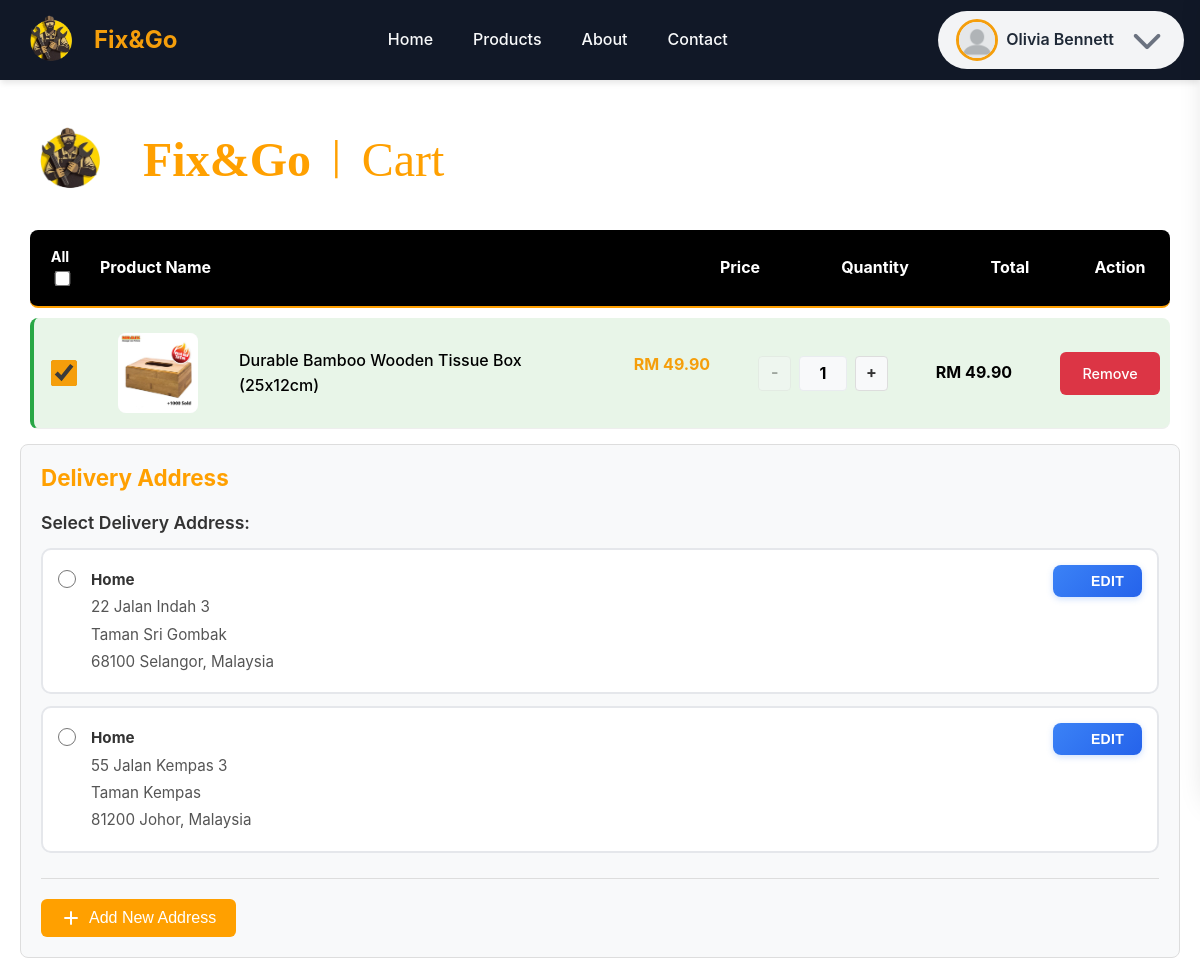
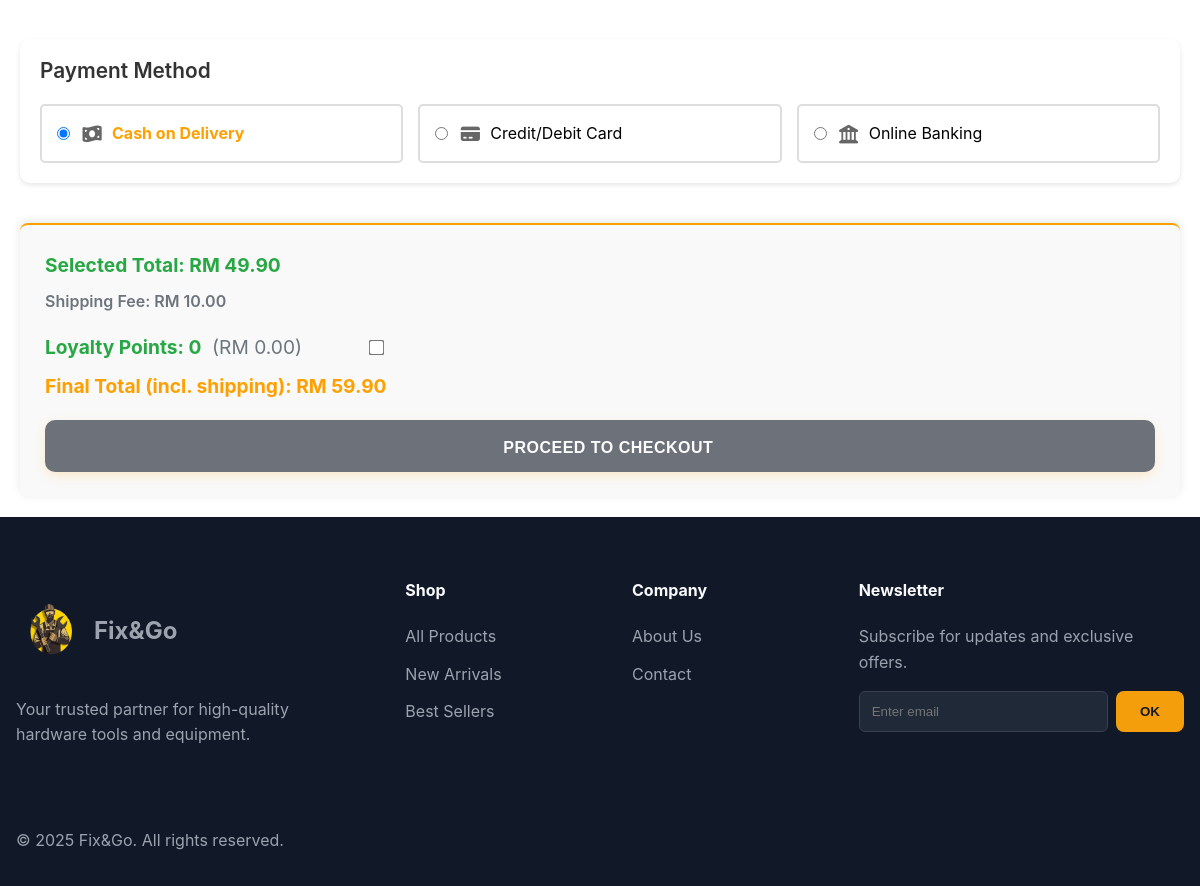
The app's page /pages/cart/cart.php (signed in) with its own data (2 pictures, top to bottom).
### tables this page shows
CREATE TABLE `cartitem` (
  `item_id` int(11) NOT NULL,
  `cart_id` int(11) NOT NULL,
  `qty` int(11) NOT NULL DEFAULT 1,
  `is_check` tinyint(1) NOT NULL DEFAULT 0,
  `is_take` tinyint(1) NOT NULL DEFAULT 0,
  `product_id` int(11) NOT NULL
);

CREATE TABLE `productvisualmedia` (
  `media_id` int(11) NOT NULL,
  `product_id` int(11) NOT NULL,
  `position` int(11) NOT NULL DEFAULT 0,
  `created_at` timestamp NOT NULL DEFAULT current_timestamp(),
  `file_path` varchar(100) NOT NULL,
  `alt` varchar(100) NOT NULL DEFAULT '',
  `is_show` tinyint(1) NOT NULL DEFAULT 1,
  `type` enum('Video','Image','Video URL','Image URL') NOT NULL
);

CREATE TABLE `product` (
  `product_id` int(11) NOT NULL,
  `product_name` varchar(500) NOT NULL,
  `stock_quantity` int(11) NOT NULL DEFAULT 0,
  `description` varchar(10000) DEFAULT NULL,
  `short_desc` varchar(500) DEFAULT NULL,
  `unit_price` decimal(10,2) NOT NULL,
  `product_point` int(11) DEFAULT 0,
  `sold_number` int(11) NOT NULL DEFAULT 0,
  `category_code` int(11) NOT NULL,
  `status` varchar(50) NOT NULL DEFAULT 'active',
  `created_at` datetime NOT NULL DEFAULT current_timestamp(),
  `isdeleted` tinyint(1) NOT NULL DEFAULT 0,
  `low_stock_threshold` int(11) DEFAULT 10
);

CREATE TABLE `address` (
  `address_id` int(11) NOT NULL,
  `address_name` varchar(20) NOT NULL DEFAULT 'Home',
  `user_id` varchar(12) NOT NULL,
  `address_one` varchar(255) NOT NULL,
  `address_two` varchar(255) DEFAULT NULL,
  `address_three` varchar(255) DEFAULT NULL,
  `state` varchar(50) NOT NULL,
  `post_code` varchar(5) NOT NULL,
  `country` varchar(40) NOT NULL DEFAULT 'Malaysia'
);

### _base.php (called while the page is built, shortened)
<?php
$rootDir = 'http://' . $_SERVER['HTTP_HOST'];
function homePageURL()
{
    global $rootDir;
    $homelink = $rootDir . "/index.php";
    if (temp('USER_ROLE') === 'Member') {
        $homelink = $rootDir . '/pages/member/memberHome.php';
    }
    return $homelink;
}
function temp($key, $value = null)
{
    if ($value !== null) {
        $_SESSION["temp_$key"] = $value;
    } else {
        $value = $_SESSION["temp_$key"] ?? null;
        return $value;
    }
}

### DAO/cart_dao.php (called while the page is built, shortened)
<?php
function getCartItems($cart_id)
{
    global $_db;
    $stmt = $_db->prepare("
        SELECT ci.*, p.product_name, p.unit_price, pvm.file_path
        FROM cartitem ci
        JOIN product p ON ci.product_id = p.product_id
        LEFT JOIN productvisualmedia pvm ON p.product_id = pvm.product_id AND pvm.is_show = 1
        WHERE ci.cart_id = ?
    ");
    $stmt->execute([$cart_id]);
    return $stmt->fetchAll();
}
function getCartByUserId($user_id)
{
    global $_db;
    $stmt = $_db->prepare("SELECT cart_id FROM cart WHERE user_id = ?");
    $stmt->execute([$user_id]);
    return $stmt->fetch();
}

### DAO/product_dao.php (called while the page is built, shortened)
<?php
function getProductByIdDao($id)
{
    global $_db;
    $stmt = $_db->prepare("SELECT
                            p.*,
                            c.category_name
                           FROM product p
                           JOIN category c ON p.category_code = c.category_code
                           WHERE p.isdeleted = 0 AND p.status = 'active' AND c.is_deleted = 0 AND p.product_id = ? ");
    $stmt->execute([$id]);
    return $stmt->fetch();
}

### DAO/profile_dao.php (called while the page is built, shortened)
<?php
function getAddressesByUserId($user_id)
{
    global $_db;
    $stmt = $_db->prepare("SELECT * FROM address WHERE user_id = ? ORDER BY address_id DESC");
    $stmt->execute([$user_id]);
    return $stmt->fetchAll();
}

### DAO/loyaltypoint_dao.php (called while the page is built, shortened)
<?php
function getAvailableLoyaltyPointsDao(string $user_id): int
{
    global $_db;
    $stmt = $_db->prepare("
        SELECT COALESCE(SUM(royalty_point), 0) AS points
        FROM loyaltypoint
        WHERE user_id = ?
          AND (expired_at IS NULL OR expired_at > NOW())
    ");
    $stmt->execute([$user_id]);
    $points = (int)$stmt->fetchColumn();
    return max(0, $points);
}

### pages/cart/cart.php (the view, shortened to what this page needs)
<?php
require "../../_base.php";
include "../../_head.php";
require_once "../../DAO/cart_dao.php";
require "../../DAO/product_dao.php";
require "../../DAO/profile_dao.php";
require_once "../../DAO/loyaltypoint_dao.php";
$user_id = temp('USER_ID') ?? null;
$cart = getCartByUserId($user_id);
$cart_items = $cart ? getCartItems($cart->cart_id) : [];
$selected_total = 0;
$loyalty_points = 0;
if (temp('USER_ID')) {
    $loyalty_points = getAvailableLoyaltyPointsDao(temp('USER_ID'));
}
$addresses = temp('USER_ID') ? getAddressesByUserId(temp('USER_ID')) : [];
foreach ($cart_items as $item) {
    $item->item_total = $item->unit_price * $item->qty;
    $is_check = isset($item->is_check) ? (int)$item->is_check : (int)($item->is_take ?? 0);
    if ($is_check) {
        $selected_total += $item->item_total;
    }
}
?>
<link rel="stylesheet" href="<?= $rootDir ?>/css/cart.css" />
<main class="cart-page">
    <div class="cartTitle flex align-center">
        <a href="<?= $homelink ?>" class="logo flex align-center">
            <img src="<?= $rootDir ?>/images/logo.png" alt="Logo" style="width:100px; height:120px; margin-right:10px;" />
            <span class="logo-text" style="padding:5px; font-size:2em; font-family:'Times New Roman', Times, serif; color:#FFA000;">Fix&Go</span>
        </a>
        <span style="padding:5px; font-size:2em; margin: 0 10px; color:#FFA000;">|</span>
        <span class="cart-label" style="padding:5px; font-size:3em; font-family:'Times New Roman', Times, serif; color:#FFA000;">Cart</span>
    </div>
    <div class="cart-items-container">
        <div class="cart-header flex align-center" style="background-color:black;">
            <span class="header-checkbox">
                All
                <input type="checkbox" id="select-all-checkbox" style="transform: scale(1.2); margin-right: 5px; width: 65px; " />
            </span>
            <span class="header-name">Product Name</span>
            <span class="header-price">Price</span>
            <span class="header-quantity">Quantity</span>
            <span class="header-total">Total</span>
            <span class="header-delete">Action</span>
        </div>
        <?php if (empty($cart_items)): ?>
            <div class="empty-cart">
                <i class="fa-solid fa-cart-shopping" style="font-size: 4em; color: #ccc; margin-bottom: 20px;"></i>
                <p style="font-size: 1.3em; margin-bottom: 20px; color: #6c757d;">Your cart is empty</p>
                <a href="<?= $rootDir ?>/pages/product/product-list.php" class="btn" style="background: #FFA000; color: white; padding: 12px 30px; text-decoration: none; border-radius: 6px; font-size: 1.1em; transition: all 0.3s ease;"> <i class="fa-solid fa-bag-shopping"></i> Continue Shopping
                </a>
            </div>
        <?php else: ?>
            <?php foreach ($cart_items as $item):
                $product_details = getProductByIdDao($item->product_id);
                $description = $product_details ? ($product_details->description ?? 'No description available.') : 'No description available.';
                $short_description = $product_details ? ($product_details->short_desc ?? '') : '';
            ?>
                <?php
                $is_check = isset($item->is_check) ? (int)$item->is_check : (int)($item->is_take ?? 0);
                ?>
                <div class="cart-item flex align-center <?= $is_check ? 'item-selected' : '' ?>"
                    data-item-id="<?= $item->item_id ?>"
                    data-price="<?= $item->unit_price ?>">
                    <div class="item-checkbox-container">
                        <input type="checkbox"
                            class="item-checkbox is-take-checkbox"
                            data-item-id="<?= $item->item_id ?>"
                            data-is-check="<?= $is_check ?>"
                            <?= $is_check ? 'checked' : '' ?> />
                    </div>
                    <img src="<?= $rootDir ?>/<?= htmlspecialchars($item->file_path) ?>"
                        alt="<?= htmlspecialchars($item->product_name) ?>"
                        class="product-image clickable-image"
                        data-product-id="<?= $item->product_id ?>"
                        data-product-name="<?= htmlspecialchars($item->product_name) ?>"
                        data-product-price="RM <?= number_format($item->unit_price, 2) ?>"
                        data-product-description="<?= htmlspecialchars($description) ?>"
                        data-product-short-desc="<?= htmlspecialchars($short_description) ?>"
                        title="Click to view details" />
                    <span class="product-name"><?= htmlspecialchars($item->product_name) ?></span>
                    <span class="product-price">RM <?= number_format($item->unit_price, 2) ?></span>
                    <div class="quantity-control">
                        <a href="javascript:void(0)" class="qty-btn minus <?= $item->qty <= 1 ? 'disabled' : '' ?>">-</a>
                        <span class="product-quantity-display"><?= $item->qty ?></span>
                        <a href="javascript:void(0)" class="qty-btn plus <?= $item->stock_quantity >= 999 ? 'disabled' : '' ?>">+</a>
                    </div>
                    <span class="product-total">RM <?= number_format($item->item_total, 2) ?></span>
                    <a href="javascript:void(0)"
                        class="delete-btn"
                        data-item-id="<?= $item->item_id ?>">
                        Remove
                    </a>
                </div>
            <?php endforeach; ?>
        <?php endif; ?>
    </div>
    <?php if (!empty($cart_items)): ?>
        <?php if ($user_id): ?>
            <div class="cart-address-section">
                <h3 class="section-title">Delivery Address</h3>
                <?php if (!empty($addresses)): ?>
                    <div class="address-list">
                        <h4>Select Delivery Address:</h4>
                        <div class="address-options">
                            <?php foreach ($addresses as $address): ?>
                                <div class="address-option" data-address-id="<?= $address->address_id ?>">
                                    <input type="radio"
                                        class="address-radio"
                                        id="address-<?= $address->address_id ?>"
                                        name="selected_address"
                                        value="<?= $address->address_id ?>"
                                        data-address-id="<?= $address->address_id ?>">
                                    <label for="address-<?= $address->address_id ?>" class="address-label">
                                        <div class="address-details">
                                            <p class="address-line"><strong><?= htmlspecialchars($address->address_name ?? $address->address_one) ?></strong></p>
                                            <p class="address-line"><?= htmlspecialchars($address->address_one) ?></p>
                                            <?php if ($address->address_two): ?>
                                                <p class="address-line"><?= htmlspecialchars($address->address_two) ?></p>
                                            <?php endif; ?>
                                            <p class="address-line"><?= htmlspecialchars($address->post_code) ?> <?= htmlspecialchars($address->state) ?>, <?= htmlspecialchars($address->country) ?></p>
                                        </div>
                                    </label>
                                    <div class="address-actions">
                                        <button type="button" class="btn-edit edit-address-btn"
                                            data-address-id="<?= $address->address_id ?>"
                                            data-address-name="<?= htmlspecialchars($address->address_name) ?? 'Home' ?>"
                                            data-address-one="<?= htmlspecialchars($address->address_one) ?>"
                                            data-address-two="<?= htmlspecialchars($address->address_two ?? '') ?? '' ?>"
                                            data-address-three="<?= htmlspecialchars($address->address_three ?? '') ?? '' ?>"
                                            data-state="<?= htmlspecialchars($address->state) ?>"
                                            data-post-code="<?= htmlspecialchars($address->post_code) ?>"
                                            data-country="<?= htmlspecialchars($address->country) ?>">
                                            Edit
                                        </button>
                                    </div>
                                </div>
                            <?php endforeach; ?>
                        </div>
                    </div>
                <?php endif; ?>
                <div class="add-new-address">
                    <button class="btn-toggle-form" id="toggleAddressForm">
                        <i class="fa-solid fa-plus"></i> Add New Address
                    </button>
                </div>
            </div>
        <?php endif; ?>
        <div class="payment-method-section">
            <h3>Payment Method</h3>
            <div class="payment-options">
                <label class="payment-option">
                    <input type="radio" name="payment_method" value="Cash" checked>
                    <i class="fa-solid fa-money-bill-wave"></i>
                    <span>Cash on Delivery</span>
                </label>
                <label class="payment-option">
                    <input type="radio" name="payment_method" value="Credit/Debit Card">
                    <i class="fa-solid fa-credit-card"></i>
                    <span>Credit/Debit Card</span>
                </label>
                <label class="payment-option">
                    <input type="radio" name="payment_method" value="Online Banking">
                    <i class="fa-solid fa-university"></i>
                    <span>Online Banking</span>
                </label>
            </div>
        </div>
        <div class="cart-footer">
            <div class="total-section">
                <span class="selected-total-label">Selected Total: RM <span id="selected-total"><?= number_format($selected_total, 2) ?></span></span>
                <span class="shipping-fee-label">Shipping Fee: RM <span id="shipping-fee">10.00</span></span>
                <?php if (temp('USER_ID')): ?>
                    <div class="loyalty-summary">
                        <div class="loyalty-inline">
                            <span class="selected-total-label loyalty-points-line">
                                Loyalty Points: <b><span id="loyalty-points-available"><?= (int)$loyalty_points ?></span></b>
                                <span class="loyalty-hint">(RM <span id="loyalty-points-rm"><?= number_format(((int)$loyalty_points) * 0.10, 2) ?></span>)</span>
                            </span>
                            <label class="loyalty-toggle loyalty-toggle-compact" title="Use loyalty points">
                                <input type="checkbox" id="use_loyalty_points" />
                            </label>
                        </div>
                        <span class="final-total-label">
                            Final Total (incl. shipping): RM <span id="final-total"><?= number_format($selected_total + 10.00, 2) ?></span>
                        </span>
                    </div>
                <?php endif; ?>
            </div>
            <button id="btnCheckout" class="checkout-btn" type="button" onclick="proceedToCheckout()">Proceed to Checkout</button>
        </div>
    <?php endif; ?>
</main>
<?php include "../../_foot.php"; ?>

### records on screen
cartitem: is_check "☑", productvisualmedia.file_path (picture), product.product_name "Durable Bamboo Wooden Tissue Box (25x12cm)", product.unit_price "49.90", qty "1"
address: address_name "Home", address_one "22 Jalan Indah 3", address_two "Taman Sri Gombak", post_code "68100", state "Selangor", country "Malaysia"
address: address_name "Home", address_one "55 Jalan Kempas 3", address_two "Taman Kempas", post_code "81200", state "Johor", country "Malaysia"

### other values on screen
temp('USER_NAME') "Olivia Bennett"
$selected_total "49.90"
$loyalty_points "0"
$selected_total + 10.00 "59.90"
